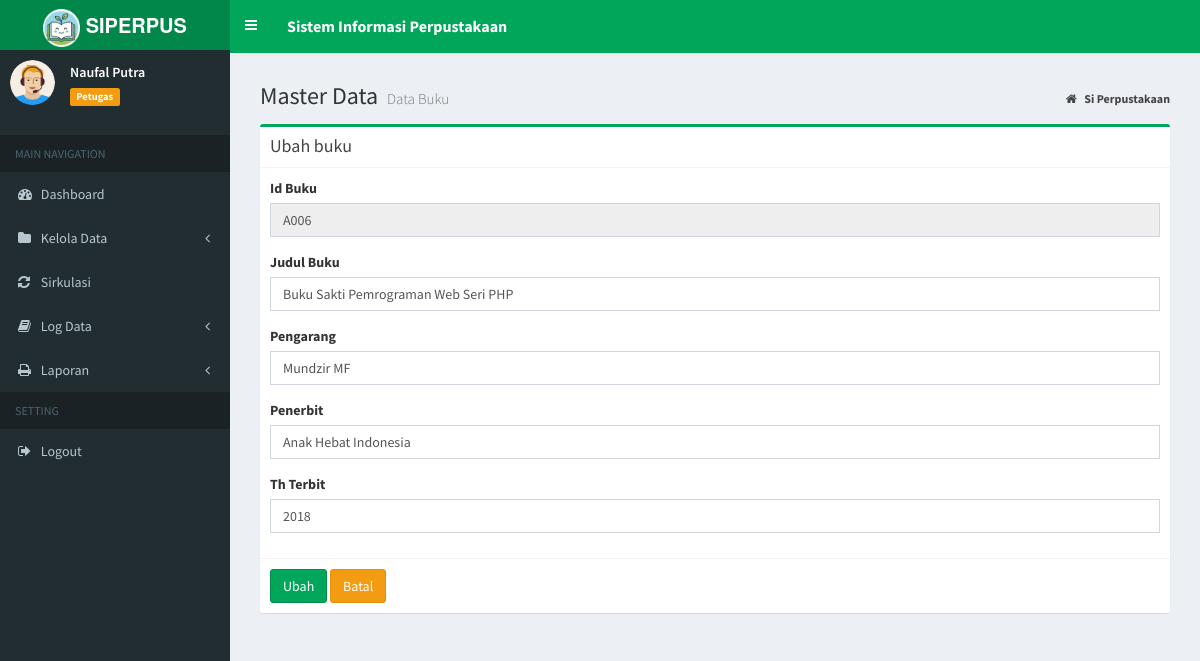
The app's page /index.php?page=MyApp/edit_buku&kode=A006 (signed in) with its own data.
### tables this page shows
CREATE TABLE `tb_buku` (
  `id_buku` varchar(10) NOT NULL,
  `judul_buku` varchar(500) NOT NULL,
  `pengarang` varchar(100) NOT NULL,
  `penerbit` varchar(100) NOT NULL,
  `th_terbit` year NOT NULL,
  PRIMARY KEY (`id_buku`)
);

### admin/buku/edit_buku.php (the view, shortened to what this page needs)
<?php
    if(isset($_GET['kode'])){
        $sql_cek = "SELECT * FROM tb_buku WHERE id_buku='".$_GET['kode']."'";
        $query_cek = mysqli_query($koneksi, $sql_cek);
        $data_cek = mysqli_fetch_array($query_cek,MYSQLI_BOTH);
    }
?>
<section class="content-header">
	<h1>
		Master Data
		<small>Data Buku</small>
	</h1>
	<ol class="breadcrumb">
		<li>
			<a href="index.php">
				<i class="fa fa-home"></i>
				<b>Si Perpustakaan</b>
			</a>
		</li>
	</ol>
</section>
<section class="content">
	<div class="row">
		<div class="col-md-12">
			<div class="box box-success">
				<div class="box-header with-border">
					<h3 class="box-title">Ubah buku</h3>
				</div>
				<form action="" method="post" enctype="multipart/form-data">
					<div class="box-body">
						<div class="form-group">
							<label>Id Buku</label>
							<input type='text' class="form-control" name="id_buku" value="<?php echo $data_cek['id_buku']; ?>"
							 readonly/>
						</div>
						<div class="form-group">
							<label>Judul Buku</label>
							<input type='text' class="form-control" name="judul_buku" value="<?php echo $data_cek['judul_buku']; ?>"
							/>
						</div>
						<div class="form-group">
							<label>Pengarang</label>
							<input type='text' class="form-control" name="pengarang" value="<?php echo $data_cek['pengarang']; ?>"
							/>
						</div>
						<div class="form-group">
							<label>Penerbit</label>
							<input class="form-control" name="penerbit" value="<?php echo $data_cek['penerbit']; ?>"
							/>
						</div>
						<div class="form-group">
							<label>Th Terbit</label>
							<input class="form-control" name="th_terbit" value="<?php echo $data_cek['th_terbit']; ?>">
						</div>
					</div>
					<div class="box-footer">
						<input type="submit" name="Ubah" value="Ubah" class="btn btn-success">
						<a href="?page=MyApp/data_buku" class="btn btn-warning">Batal</a>
					</div>
				</form>
			</div>
</section>

### records on screen
tb_buku: id_buku "A006", judul_buku "Buku Sakti Pemrograman Web Seri PHP", pengarang "Mundzir MF", penerbit "Anak Hebat Indonesia", th_terbit "2018"

### other values on screen
$data_nama "Naufal Putra"
$data_level "Petugas"
